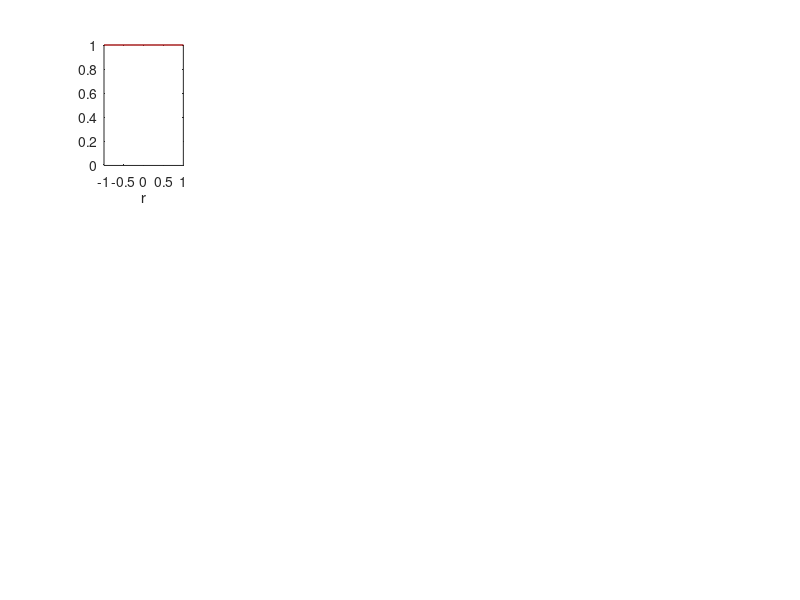

The MATLAB source for this figure: (Note: this script raises an error after producing the figure.)
%% maximum polynomial degree
maxN = 15;

%% number of plotting nodes [ also used for estimating Lebesgue constant ]
Nplot = 1000;

%% polynomial degree test
figure(1)
for N=1:maxN
  %% number of points for unique interpolant
  Np = N+1;

  %% build equispaced nodes with monomial basis
  r     = transpose(linspace(-1,1,Np));
  rplot = transpose(linspace(-1,1,Nplot));
  
  %% build monomial Vandermonde
  V     = zeros(Np,Np);
  Vplot = zeros(Nplot,Np);
  for m=0:N
    V(:,m+1)     = r.^m;
    Vplot(:,m+1) = rplot.^m;
  end

  %% interpolation matrix for nodes=>plot nodes
  Imatrix = Vplot/V;

  %% compute condition number of V
  condV(N) = cond(V);

  %% sum up abs value of Lagrange basis functions at plot nodes
  lebFunction = sum(abs(Imatrix), 2);

  %% estimate of Lebesgue constant
  lebConstant(N) = max(lebFunction);

  %% plot lebFunction
  subplot(3,5,N); plot(rplot,lebFunction, 'r-'); 
  axis([-1 1 0 lebConstant(N)]); xlabel('r');
  [foo,ha] = suptitle('Lebesgue Function');
  set(ha,  'FontName', 'TimesNewRoman');
  set(gca, 'FontName', 'TimesNewRoman');
end
myprint('-dpdf', 'Figures/equispacedMonomialsLebesgueFunction1D.pdf', '-landscape');

%% plot Lebesgue constant as a function of polynomial degree
figure(2)
clf; semilogy(1:N, lebConstant, 'k-r*'); axis([1 maxN 1 max(lebConstant)])
ha = title('Lebesgue Constant'); xlabel('Polynomial Degree N');
set(gca, 'FontName', 'TimesNewRoman'); set(ha, 'FontName', 'TimesNewRoman');
myprint('-dpdf', 'Figures/equispacedMonomialsLebesgueConstant1D.pdf', '-landscape')

%% plot Vandermonde condition number as a function of polynomial degree
figure(3)
clf; semilogy(1:N, condV, 'k-r*'); axis([1 maxN 1 max(condV)])
ha = title('cond(Vandermonde Matrix)'); xlabel('Polynomial Degree N');
set(gca, 'FontName', 'TimesNewRoman'); set(ha, 'FontName', 'TimesNewRoman');
myprint('-dpdf', 'Figures/equispacedMonomialsVandermondeConditionNumber1D.pdf', '-landscape')
